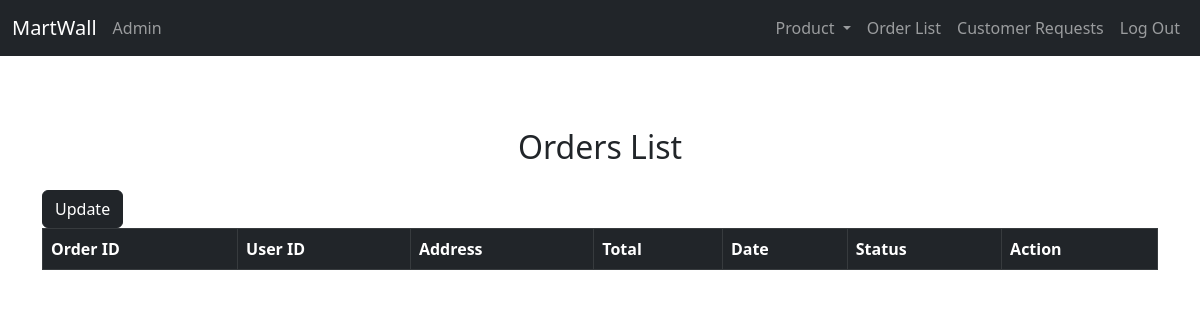
Page /Admin/viewOrders (signed in) on the earlier database version.
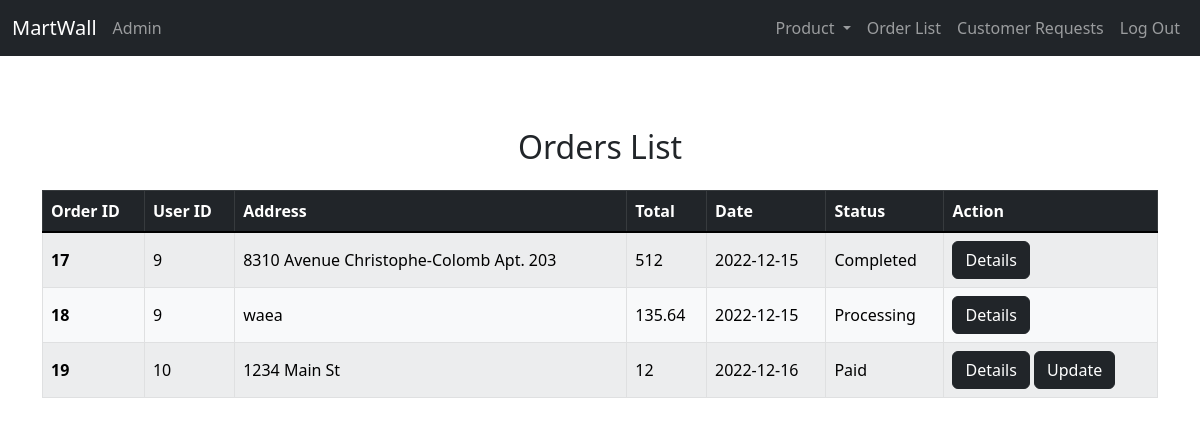
Same page on the later database version.
### tables this page shows
CREATE TABLE `order_table` (
  `order_id` int(5) NOT NULL,
  `user_id` int(5) NOT NULL,
  `total` double(8,2) NOT NULL,
  `date` date NOT NULL,
  `status` varchar(25) NOT NULL,
  `address` varchar(250) NOT NULL
);

### app/core/Controller.php (called while the page is built, shortened)
<?php
class Controller{
	public function view($name, $data = []){
		include('app/views/' . $name . '.php');
	}
}

### app/controllers/Admin.php (called while the page is built, shortened)
<?php
class Admin extends \app\core\Controller{
	#[\app\filters\Admin]
	public function viewOrders() {
		$order = new \app\models\Order();
		$orders = $order->getAll();
		$this->view('Admin/viewOrders', $orders);
	}
}

### app/core/App.php (called while the page is built, shortened)
<?php
class App{
	private $method = 'index';
	public function __construct(){
		$url = self::parseUrl();
		if(isset($url[0])){
			unset($url[0]);
		}
		$this->controller = new $this->controller;
		if(isset($url[1])){
			if(method_exists($this->controller, $url[1])){
				$this->method = $url[1];
			}
			unset($url[1]);
		}
		$params = $url ? array_values($url) : [];
		call_user_func_array([$this->controller, $this->method], $params);
	}
	public static function parseUrl(){
		if(isset($_GET['url'])) {
			return explode('/',
				filter_var(
					rtrim($_GET['url'], '/')),
				FILTER_SANITIZE_URL);
		}
	}
}

### index.php (called while the page is built, shortened)
<?php
	new app\core\App();

### app/models/Order.php (called while the page is built, shortened)
<?php
class Order extends \app\core\Model {
    public function getAll() {
        $SQL = "SELECT * FROM order_table";
        $STMT = self::$_connection->prepare($SQL);
        $STMT->execute();
        $STMT->setFetchMode(\PDO::FETCH_CLASS, 'app\models\Order');
        return $STMT->fetchAll();
    }
}

### app/core/Model.php (called while the page is built, shortened)
<?php
class Model {
	public function __construct(){
		$server = 'localhost';
		$dbname = 'ecom_project';
		$username = 'root';
		$password = '';
	}
}

### app/views/Admin/viewOrders.php (the view, shortened to what this page needs)
<!DOCTYPE html>
<html lang="en">
    <head>
        <link href="https://cdn.jsdelivr.net/npm/bootstrap@5.2.3/dist/css/bootstrap.min.css" rel="stylesheet">
    </head>
    <body>
        <?php include 'app\views\includes\adminHeader.php'; ?>
        <div class="container mt-5">
            <div class="table-responsive">
                <h2 class="h1-responsive font-weight-bold text-center my-4">Orders List</h2>
                <table class="table table-light table-bordered table-striped table-hover align-middle">
                    <thead class="table-dark">
                        <tr>
                            <th scope="col">Order ID</th>
                            <th scope="col">User ID</th>
                            <th scope="col">Address</th>
                            <th scope="col">Total</th>
                            <th scope="col">Date</th>
                            <th scope="col">Status</th>
                            <th scope="col">Action</th>
                        </tr>
                    </thead>
                    <tbody class="table-group-divider">
                        <?php
                            foreach ($data as $item)
                                echo"
                                <tr>
                                    <th scope='row'>$item->order_id</th>
                                    <td>$item->user_id</td>
                                    <td>$item->address</td>
                                    <td>$item->total</td>
                                    <td>$item->date</td>
                                    <td>$item->status</td>
                                    <td>
                                        <a class='btn btn-dark' href='/Admin/orderDetails/$item->order_id'>Details</a>";
                                    if($item->order_id != 'Completed') {
                                        echo "
                                        <a class='btn btn-dark' href='/Admin/updateOrderStatus/$item->order_id'>Update</a>
                                        ";
                                    }
                                echo "
                                    </td>
                                </tr>";
                        ?>
                    </tbody>
                </table>
            </div>
        </div>
    </body>
</html>

Differences in the rows shown:
added order_table: order_id "17", user "9", address "8310 Avenue Christophe-Colomb Apt. 203", total "512", date "2022-12-15", status "Completed"
added order_table: order_id "18", user "9", address "waea", total "135.64", date "2022-12-15", status "Processing"
added order_table: order_id "19", user "10", address "1234 Main St", total "12", date "2022-12-16", status "Paid"
